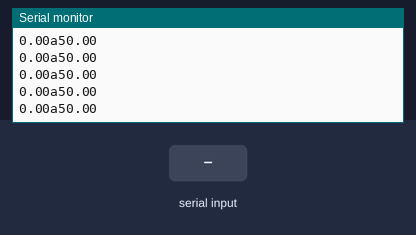
The sketch below on a simulated Arduino Uno, built with avr-gcc and run on an emulated ATmega328P. Shown: the last lines printed to the serial monitor. Inputs (shaded band) come from the test bench.

Above: at 1.2 s.
1.3 s: "90,45\n" received over Serial
At 1.39 s:
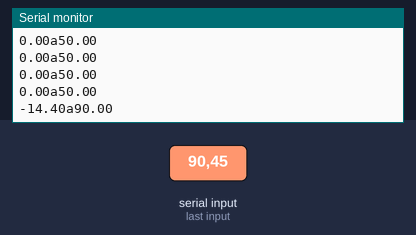
2.8 s: byte 10 ('\n') received over Serial
At 2.87 s:
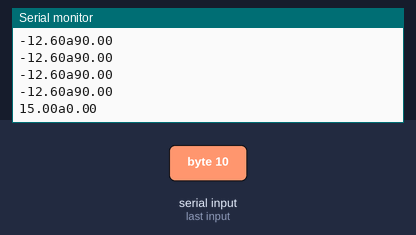
4.3 s: "30,150\n" received over Serial
At 4.41 s:
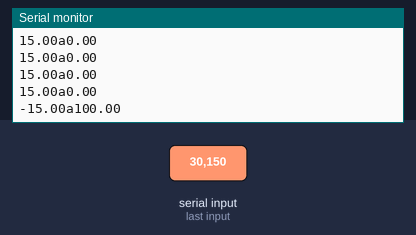
Timing chart, 0 to 7.3 s (numbered marks = the images above; inputs shaded):
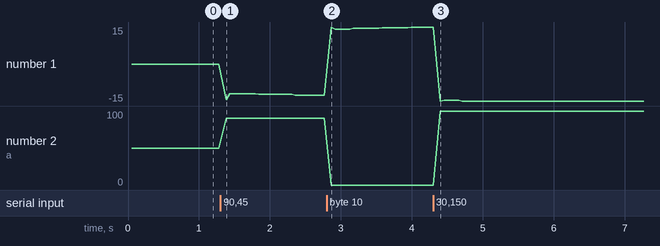

Measured:
- after the input at 1.3 s, the serial monitor: prints a new line after 0.08 s (image 1)
- after the input at 2.8 s, the serial monitor: prints a new line after 0.07 s (image 2)
- after the input at 4.3 s, the serial monitor: prints a new line after 0.10 s (image 3)
- plotted number 1: 0 → -12.6 after the input at 1.3 s, -12.6 → 15 after the input at 2.8 s, 15 → -15 after the input at 4.3 s
- plotted number 2: 50 → 90 after the input at 1.3 s, 0 → 100 after the input at 4.3 s

The sketch:

Codigo_Principal.ino
```cpp
//Relacionado con el serialEvent
String inputString = "";
bool stringComplete = false;


float distance = 50;        //Distancia_Actual
float distancia_Des = 50;   //Distancia_Deseada
float ang = 0;              //Angulo

float error = 0;            //Error
float errorAcum = 0;
float errorAnt = 0;


float kp = 1;//1              //Constante proporcional
float ki = 0.05;//0.05
float kd = 0.01;//0.01

float tiempo_Ant = 0;       //Tiempo Anterior
float tiempo_Act = 0;       //Tiempo Actual
float h = 50;//200          //Tiempo de "delay"

int longitud_Base = 30;     //Distancia maxima que puede alcanzar la esfera.

//*******************SETUP*************************//
void setup() {
  Serial.begin(9600);
  inputString.reserve(200);
}

//*******************LOOP*************************//
void loop() {

  tiempo_Act = millis();

  if(tiempo_Act-tiempo_Ant > h)
  {
    tiempo_Ant = tiempo_Act;

    if(stringComplete)
    {
      distance= inputString.toFloat();

      //Condicional que evita valores superiores a los que deberia.
      if(distance < (longitud_Base +1))
      {
        distance = MapFloat(distance,0,longitud_Base,0,100);
        }

      inputString = "";
      stringComplete = false;
    }
    else
    {
      SendData();
     }
   }
}

void SendData()
{

  error = distancia_Des - distance;
  errorAcum += error*(h/1000);

  ang = kp * error + ki * errorAcum + kd * ((error - errorAnt) / (h/1000));

  ang = MapFloat(ang,-50,50,-15,15);
  ang = constrain(ang,-15,15);

  Serial.print(ang);
  Serial.print('a');
  Serial.println(distance);
  errorAnt = error;
}

void serialEvent(){
  while(Serial.available()){
    char inChar = (char)Serial.read();
    if(inChar == '\n'){
      stringComplete = true;
      }
      else{
        inputString += inChar;
        }
    }
  }

float MapFloat(long x,long in_min,long in_max,long out_min,long out_max)
{
  return(float)(x - in_min) * (out_max - out_min) / (float) (in_max - in_min) + out_min;
}
```
